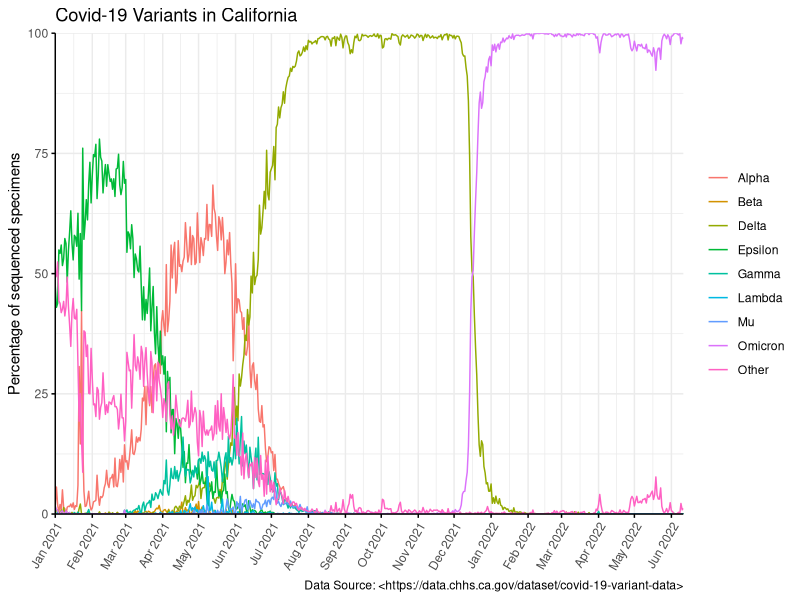

Generate this figure with R:
## ---- chunk 1
data <- read.csv("covid19_variants.csv")
## ---- chunk 2
library(lubridate)
library(dplyr)
library(ggplot2)
## ---- chunk 3
data$lubridate <- ymd(data$date)
## ---- chunk 4
# Filter data to exclude rows containing "Total" in variant_name column using dplyr
data %>%
  filter(variant_name != "Total") %>%
  
  # Generate ggplot for data
      # Set x to formatted dates and y to percentage of total sequenced specimens
  ggplot(aes(lubridate,percentage)) +
  
  # Add geom_line and group by variant
  geom_line(aes(color = variant_name)) + 
  
  # Set theme to minimal
  theme_minimal() + 
  
  # Format x axis using Month Year labels and 1 month intervals
      # Set x axis to start at minimum date value
  scale_x_date(date_labels = "%b %Y", 
               date_breaks = "1 month",
               expand = c(0,0)) + 
  
  # Format y axis to begin at 0 and end at 100
  scale_y_continuous(limits = c(0,100), 
                     expand = c(0,0)) +
  
  # Add y axis title
  ylab("Percentage of sequenced specimens") +
  
  # Edit theme and add axis lines
  theme(axis.line = element_line(),
        
        # Remove x axis title
        axis.title.x = element_blank(),
        
        # Rotate and position x axis labels
        axis.text.x = element_text(angle = 60,
                                   hjust = 1),
        
        # Add axis ticks
        axis.ticks = element_line(),
        
        # Remove legend title
        legend.title = element_blank()) +
  
  # Add plot title
  ggtitle("Covid-19 Variants in California") + 
  
  # Add caption with data source
  labs(caption = "Data Source: <https://data.chhs.ca.gov/dataset/covid-19-variant-data>")
